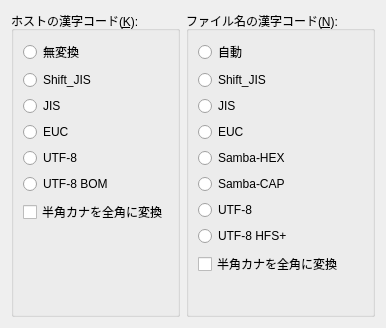
<?xml version="1.0" encoding="UTF-8"?>
<ui version="4.0">
 <class>HostSettingKanjiCodeForm</class>
 <widget class="QWidget" name="HostSettingKanjiCodeForm">
  <property name="geometry">
   <rect>
    <x>0</x>
    <y>0</y>
    <width>334</width>
    <height>328</height>
   </rect>
  </property>
  <property name="layoutDirection">
   <enum>Qt::LayoutDirection::LeftToRight</enum>
  </property>
  <property name="autoFillBackground">
   <bool>false</bool>
  </property>
  <layout class="QHBoxLayout" name="horizontalLayout" stretch="1,1">
   <item>
    <widget class="QGroupBox" name="groupBox_1">
     <property name="title">
      <string>ホストの漢字コード(&amp;K):</string>
     </property>
     <layout class="QVBoxLayout" name="verticalLayout">
      <item>
       <widget class="QRadioButton" name="radioButton_1_1_NOP">
        <property name="text">
         <string>無変換</string>
        </property>
       </widget>
      </item>
      <item>
       <widget class="QRadioButton" name="radioButton_1_2_SJIS">
        <property name="text">
         <string>Shift_JIS</string>
        </property>
       </widget>
      </item>
      <item>
       <widget class="QRadioButton" name="radioButton_1_3_JIS">
        <property name="text">
         <string>JIS</string>
        </property>
       </widget>
      </item>
      <item>
       <widget class="QRadioButton" name="radioButton_1_4_EUC">
        <property name="text">
         <string>EUC</string>
        </property>
       </widget>
      </item>
      <item>
       <widget class="QRadioButton" name="radioButton_1_5_UTF8">
        <property name="text">
         <string>UTF-8</string>
        </property>
       </widget>
      </item>
      <item>
       <widget class="QRadioButton" name="radioButton_1_6_UTF8BOM">
        <property name="text">
         <string>UTF-8 BOM</string>
        </property>
       </widget>
      </item>
      <item>
       <widget class="QCheckBox" name="checkBox_1_1_HKanaToW">
        <property name="text">
         <string>半角カナを全角に変換</string>
        </property>
       </widget>
      </item>
      <item>
       <spacer name="verticalSpacer_1">
        <property name="orientation">
         <enum>Qt::Orientation::Vertical</enum>
        </property>
        <property name="sizeHint" stdset="0">
         <size>
          <width>20</width>
          <height>40</height>
         </size>
        </property>
       </spacer>
      </item>
     </layout>
    </widget>
   </item>
   <item>
    <widget class="QGroupBox" name="groupBox_2">
     <property name="title">
      <string>ファイル名の漢字コード(&amp;N):</string>
     </property>
     <layout class="QVBoxLayout" name="verticalLayout_2">
      <item>
       <widget class="QRadioButton" name="radioButton_2_1_Auto">
        <property name="text">
         <string>自動</string>
        </property>
       </widget>
      </item>
      <item>
       <widget class="QRadioButton" name="radioButton_2_2_SJIS">
        <property name="text">
         <string>Shift_JIS</string>
        </property>
       </widget>
      </item>
      <item>
       <widget class="QRadioButton" name="radioButton_2_3_JIS">
        <property name="text">
         <string>JIS</string>
        </property>
       </widget>
      </item>
      <item>
       <widget class="QRadioButton" name="radioButton_2_4_EUC">
        <property name="text">
         <string>EUC</string>
        </property>
       </widget>
      </item>
      <item>
       <widget class="QRadioButton" name="radioButton_2_5_SMB_HEX">
        <property name="text">
         <string>Samba-HEX</string>
        </property>
       </widget>
      </item>
      <item>
       <widget class="QRadioButton" name="radioButton_2_6_SMB_CAP">
        <property name="text">
         <string>Samba-CAP</string>
        </property>
       </widget>
      </item>
      <item>
       <widget class="QRadioButton" name="radioButton_2_7_UTF8">
        <property name="text">
         <string>UTF-8</string>
        </property>
       </widget>
      </item>
      <item>
       <widget class="QRadioButton" name="radioButton_2_8_UTF8HFSp">
        <property name="text">
         <string>UTF-8 HFS+</string>
        </property>
       </widget>
      </item>
      <item>
       <widget class="QCheckBox" name="checkBox_2_1_HKanaToW">
        <property name="text">
         <string>半角カナを全角に変換</string>
        </property>
       </widget>
      </item>
      <item>
       <spacer name="verticalSpacer_2">
        <property name="orientation">
         <enum>Qt::Orientation::Vertical</enum>
        </property>
        <property name="sizeHint" stdset="0">
         <size>
          <width>20</width>
          <height>40</height>
         </size>
        </property>
       </spacer>
      </item>
     </layout>
    </widget>
   </item>
  </layout>
 </widget>
 <tabstops>
  <tabstop>radioButton_1_1_NOP</tabstop>
  <tabstop>radioButton_1_2_SJIS</tabstop>
  <tabstop>radioButton_1_3_JIS</tabstop>
  <tabstop>radioButton_1_4_EUC</tabstop>
  <tabstop>radioButton_1_5_UTF8</tabstop>
  <tabstop>radioButton_1_6_UTF8BOM</tabstop>
  <tabstop>checkBox_1_1_HKanaToW</tabstop>
  <tabstop>radioButton_2_1_Auto</tabstop>
  <tabstop>radioButton_2_2_SJIS</tabstop>
  <tabstop>radioButton_2_3_JIS</tabstop>
  <tabstop>radioButton_2_4_EUC</tabstop>
  <tabstop>radioButton_2_5_SMB_HEX</tabstop>
  <tabstop>radioButton_2_6_SMB_CAP</tabstop>
  <tabstop>radioButton_2_7_UTF8</tabstop>
  <tabstop>radioButton_2_8_UTF8HFSp</tabstop>
  <tabstop>checkBox_2_1_HKanaToW</tabstop>
 </tabstops>
 <resources/>
 <connections>
  <connection>
   <sender>radioButton_1_1_NOP</sender>
   <signal>clicked()</signal>
   <receiver>HostSettingKanjiCodeForm</receiver>
   <slot>onClick_radioButton_Host()</slot>
   <hints>
    <hint type="sourcelabel">
     <x>20</x>
     <y>20</y>
    </hint>
    <hint type="destinationlabel">
     <x>20</x>
     <y>20</y>
    </hint>
   </hints>
  </connection>
  <connection>
   <sender>radioButton_1_2_SJIS</sender>
   <signal>clicked()</signal>
   <receiver>HostSettingKanjiCodeForm</receiver>
   <slot>onClick_radioButton_Host()</slot>
   <hints>
    <hint type="sourcelabel">
     <x>20</x>
     <y>20</y>
    </hint>
    <hint type="destinationlabel">
     <x>20</x>
     <y>20</y>
    </hint>
   </hints>
  </connection>
  <connection>
   <sender>radioButton_1_3_JIS</sender>
   <signal>clicked()</signal>
   <receiver>HostSettingKanjiCodeForm</receiver>
   <slot>onClick_radioButton_Host()</slot>
   <hints>
    <hint type="sourcelabel">
     <x>20</x>
     <y>20</y>
    </hint>
    <hint type="destinationlabel">
     <x>20</x>
     <y>20</y>
    </hint>
   </hints>
  </connection>
  <connection>
   <sender>radioButton_1_4_EUC</sender>
   <signal>clicked()</signal>
   <receiver>HostSettingKanjiCodeForm</receiver>
   <slot>onClick_radioButton_Host()</slot>
   <hints>
    <hint type="sourcelabel">
     <x>20</x>
     <y>20</y>
    </hint>
    <hint type="destinationlabel">
     <x>20</x>
     <y>20</y>
    </hint>
   </hints>
  </connection>
  <connection>
   <sender>radioButton_1_5_UTF8</sender>
   <signal>clicked()</signal>
   <receiver>HostSettingKanjiCodeForm</receiver>
   <slot>onClick_radioButton_Host()</slot>
   <hints>
    <hint type="sourcelabel">
     <x>20</x>
     <y>20</y>
    </hint>
    <hint type="destinationlabel">
     <x>20</x>
     <y>20</y>
    </hint>
   </hints>
  </connection>
  <connection>
   <sender>radioButton_1_6_UTF8BOM</sender>
   <signal>clicked()</signal>
   <receiver>HostSettingKanjiCodeForm</receiver>
   <slot>onClick_radioButton_Host()</slot>
   <hints>
    <hint type="sourcelabel">
     <x>20</x>
     <y>20</y>
    </hint>
    <hint type="destinationlabel">
     <x>20</x>
     <y>20</y>
    </hint>
   </hints>
  </connection>
  <connection>
   <sender>radioButton_2_1_Auto</sender>
   <signal>clicked(bool)</signal>
   <receiver>HostSettingKanjiCodeForm</receiver>
   <slot>onClick_radioButton_File()</slot>
   <hints>
    <hint type="sourcelabel">
     <x>20</x>
     <y>20</y>
    </hint>
    <hint type="destinationlabel">
     <x>20</x>
     <y>20</y>
    </hint>
   </hints>
  </connection>
  <connection>
   <sender>radioButton_2_2_SJIS</sender>
   <signal>clicked(bool)</signal>
   <receiver>HostSettingKanjiCodeForm</receiver>
   <slot>onClick_radioButton_File()</slot>
   <hints>
    <hint type="sourcelabel">
     <x>20</x>
     <y>20</y>
    </hint>
    <hint type="destinationlabel">
     <x>20</x>
     <y>20</y>
    </hint>
   </hints>
  </connection>
  <connection>
   <sender>radioButton_2_3_JIS</sender>
   <signal>clicked(bool)</signal>
   <receiver>HostSettingKanjiCodeForm</receiver>
   <slot>onClick_radioButton_File()</slot>
   <hints>
    <hint type="sourcelabel">
     <x>20</x>
     <y>20</y>
    </hint>
    <hint type="destinationlabel">
     <x>20</x>
     <y>20</y>
    </hint>
   </hints>
  </connection>
  <connection>
   <sender>radioButton_2_4_EUC</sender>
   <signal>clicked(bool)</signal>
   <receiver>HostSettingKanjiCodeForm</receiver>
   <slot>onClick_radioButton_File()</slot>
   <hints>
    <hint type="sourcelabel">
     <x>20</x>
     <y>20</y>
    </hint>
    <hint type="destinationlabel">
     <x>20</x>
     <y>20</y>
    </hint>
   </hints>
  </connection>
  <connection>
   <sender>radioButton_2_5_SMB_HEX</sender>
   <signal>clicked(bool)</signal>
   <receiver>HostSettingKanjiCodeForm</receiver>
   <slot>onClick_radioButton_File()</slot>
   <hints>
    <hint type="sourcelabel">
     <x>20</x>
     <y>20</y>
    </hint>
    <hint type="destinationlabel">
     <x>20</x>
     <y>20</y>
    </hint>
   </hints>
  </connection>
  <connection>
   <sender>radioButton_2_6_SMB_CAP</sender>
   <signal>clicked(bool)</signal>
   <receiver>HostSettingKanjiCodeForm</receiver>
   <slot>onClick_radioButton_File()</slot>
   <hints>
    <hint type="sourcelabel">
     <x>20</x>
     <y>20</y>
    </hint>
    <hint type="destinationlabel">
     <x>20</x>
     <y>20</y>
    </hint>
   </hints>
  </connection>
  <connection>
   <sender>radioButton_2_7_UTF8</sender>
   <signal>clicked(bool)</signal>
   <receiver>HostSettingKanjiCodeForm</receiver>
   <slot>onClick_radioButton_File()</slot>
   <hints>
    <hint type="sourcelabel">
     <x>20</x>
     <y>20</y>
    </hint>
    <hint type="destinationlabel">
     <x>20</x>
     <y>20</y>
    </hint>
   </hints>
  </connection>
  <connection>
   <sender>radioButton_2_8_UTF8HFSp</sender>
   <signal>clicked(bool)</signal>
   <receiver>HostSettingKanjiCodeForm</receiver>
   <slot>onClick_radioButton_File()</slot>
   <hints>
    <hint type="sourcelabel">
     <x>20</x>
     <y>20</y>
    </hint>
    <hint type="destinationlabel">
     <x>20</x>
     <y>20</y>
    </hint>
   </hints>
  </connection>
 </connections>
 <slots>
  <slot>onClick_radioButton_Host()</slot>
  <slot>onClick_radioButton_File()</slot>
 </slots>
</ui>
